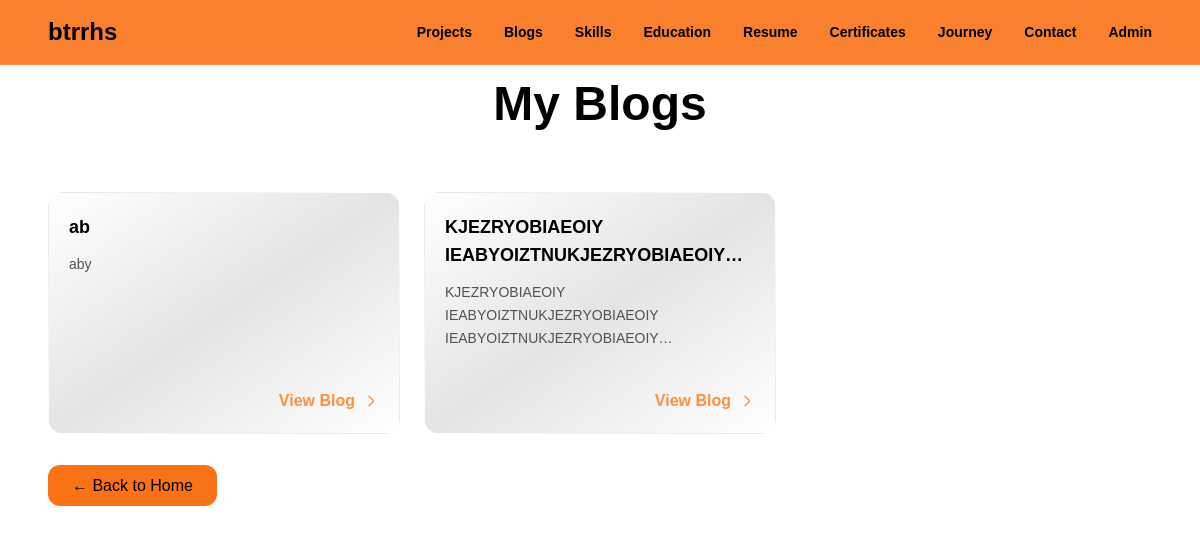
The page /blogs/ on the database as committed earlier.
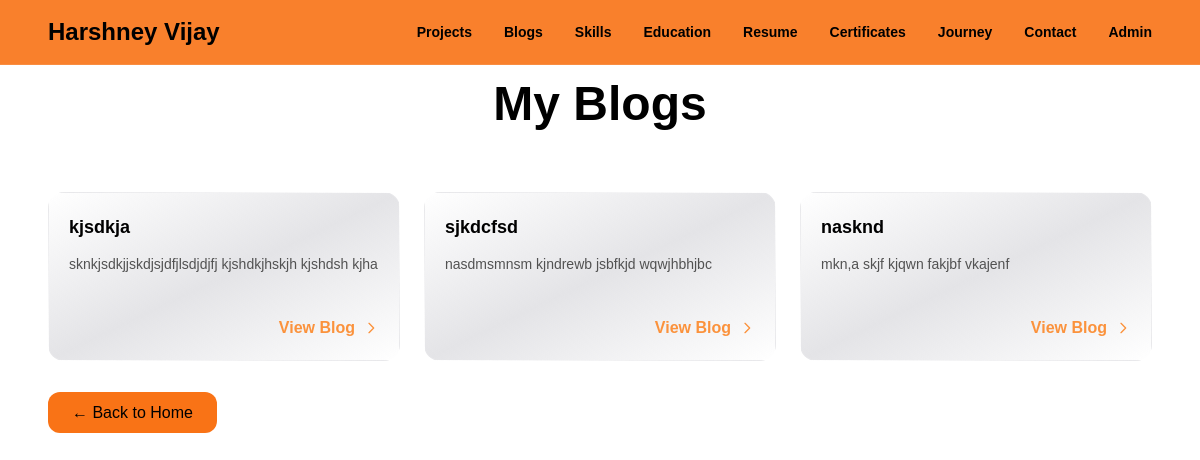
The same page on the database as committed later.
### projects/models.py (models this page shows, shortened)
class Introduction(models.Model):
    name = models.CharField(
        max_length=100
    )
    title = models.CharField(
        max_length=200
    )
    description = models.TextField()

class Blog(models.Model):
    title = models.CharField(max_length=200)
    short_description = models.TextField()
    content = models.TextField()
    created_at = models.DateTimeField(
        auto_now_add=True
    )
    show_on_homepage = models.BooleanField(
    default=True,
    verbose_name="Show on homepage"
    )

### projects/views.py (the view)
def blogs(request):
    return render(
        request,
        "projects/blogs.html",
        {
            "blogs": Blog.objects.all(),
            "intro": Introduction.objects.first(),
        },
    )

### projects/templates/projects/blogs.html (shortened to what this page needs)
{% extends "base.html" %} {% block title %}Blogs | {{ intro.name }}{% endblock%} {% block content %}
<section id="blogs_full" class="snap-start px-6 max-w-6xl mx-auto lg:pt-20 md:pt-20 ">
  <div class="text-center mb-16">
    <h1 class="text-5xl font-black text-black">My Blogs</h1>
  </div>
  <div class="grid grid-cols-1 sm:grid-cols-2 lg:grid-cols-3 gap-6">
    {% for blog in blogs %}
    <a href="{% url 'blog_detail' blog.id %}" class="group flex">
      <div
        class="relative flex flex-col w-full overflow-hidden rounded-2xl bg-gradient-to-br from-transparent via-zinc-200 to-transparent border border-white/10 p-5 transition-all duration-300 hover:-translate-y-2 hover:scale-[1.02] hover:border-orange-500/30 hover:shadow-[0_20px_60px_rgba(245,158,11,0.15)]"
      >
        <div class="absolute inset-0 overflow-hidden pointer-events-none">
        </div>
        <h3 class="text-lg font-black text-black line-clamp-2">
          {{ blog.title }}
        </h3>
        <p class="mt-3 text-sm text-neutral-600 leading-relaxed line-clamp-3">
          {{ blog.short_description }}
        </p>
        <div class="mt-auto pt-6 flex justify-between items-center">
          <span class="flex items-center gap-2 text-orange-400 font-semibold">
            View Blog
            <svg
              xmlns="http://www.w3.org/2000/svg"
              class="w-4 h-4 transition-transform duration-300 group-hover:translate-x-1"
              fill="none"
              viewBox="0 0 24 24"
              stroke="currentColor"
            >
              <path
                stroke-linecap="round"
                stroke-linejoin="round"
                stroke-width="2"
                d="M9 5l7 7-7 7"
              />
            </svg>
          </span>
        </div>
      </div>
    </a>
    {% endfor %}
  </div>
  <div class="mb-8 pt-10">
    <a
      href="{% url 'home' %}"
        target="_blank"
        class="px-6 py-3 rounded-xl bg-orange-500 hover:bg-orange-700 text-black font-medium transition"
    >
      ← Back to Home
    </a>
  </div>
</section>
{% endblock %}

### projects/templates/base.html (shortened to what this page needs)
</body>
<!DOCTYPE html>
<html lang="en">
<head>
<link href="https://api.fontshare.com/v2/css?f[]=satoshi@300,400,500,700,900&display=swap" rel="stylesheet">
<link href="https://unpkg.com/aos@2.3.4/dist/aos.css" rel="stylesheet">
<link rel="stylesheet"
href="https://cdnjs.cloudflare.com/ajax/libs/font-awesome/6.7.2/css/all.min.css">
<script src="https://cdn.tailwindcss.com"></script>
</head>
<body class="bg-mist-50 text-black">
<nav id="desktop-navbar"
class="hidden md:block fixed top-0 left-0 w-full z-40
bg-orange-500/90 backdrop-blur-xl
border-b border-white/10
transition-transform duration-300">
<div class="max-w-6xl mx-auto px-6 py-4 flex items-center justify-between">
<a href="/"
class="text-2xl font-black hover:text-white transition">
{{ intro.name }}
</a>
<div class="flex gap-8 text-sm font-semibold">
<a href="/#projects" class="hover:text-white transition">
Projects
</a>
<a href="/#blogs" class="hover:text-white transition">
Blogs
</a>
<a href="/#skills" class="hover:text-white transition">
Skills
</a>
<a href="/#education" class="hover:text-white transition">
Education
</a>
<a href="/#resume" class="hover:text-white transition">
Resume
</a>
<a href="/#certifications" class="hover:text-white transition">
Certificates
</a>
<a href="{% url 'journey' %}" class="hover:text-white transition">
Journey
</a>
<a href="/#contact" class="hover:text-white transition">
Contact
</a>
<a href="/admin" class="hover:text-white transition">
Admin
</a>
</div>
</div>
</nav>
<main class="pt-20 md:pt-0">
{% block content %}
{% endblock %}
</main>
</html>

Rows that differ between the two databases and show on the page:
removed Blog: title "ab", short_description "aby"
removed Blog: title "KJEZRYOBIAEOIY…", short_description "KJEZRYOBIAEOIY IEABYOIZTNUKJEZRYOBIAEOIY…"
changed Introduction: name "btrrhs" → "Harshney Vijay"
added Blog: title "kjsdkja", short_description "sknkjsdkjjskdjsjdfjlsdjdjfj kjshdkjhskjh kjshdsh kjha"
added Blog: title "sjkdcfsd", short_description "nasdmsmnsm kjndrewb jsbfkjd wqwjhbhjbc"
added Blog: title "nasknd", short_description "mkn,a skjf kjqwn fakjbf vkajenf"
